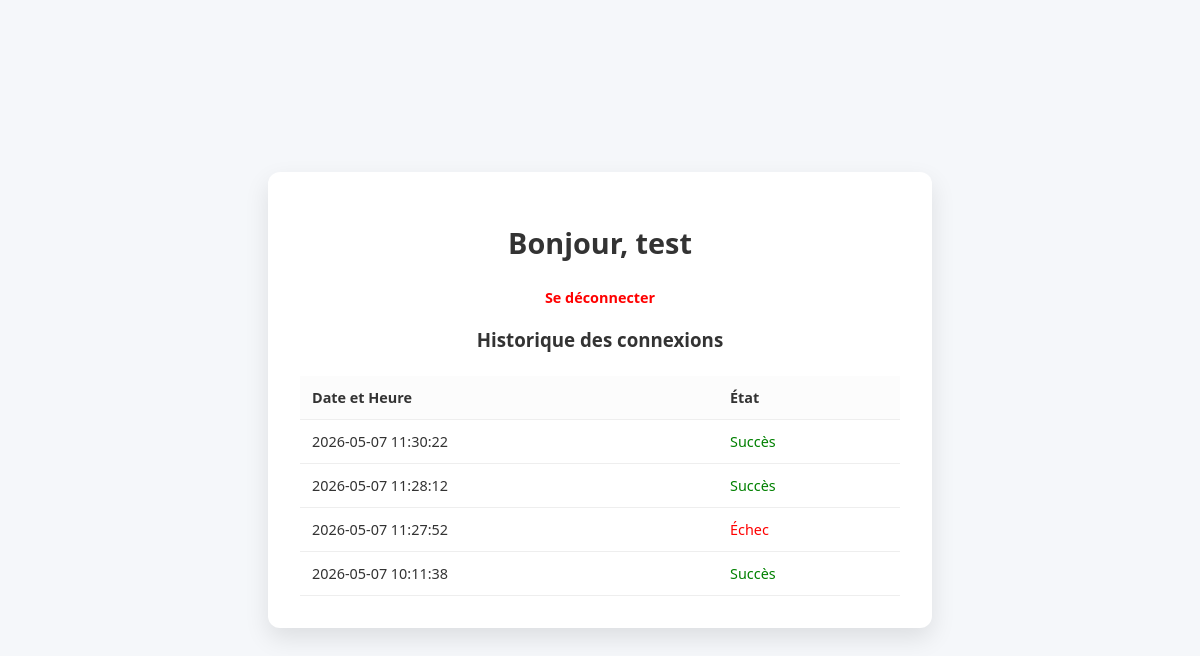
Page /page_protegee.php (signed in) on the committed database.
### tables this page shows
CREATE TABLE IF NOT EXISTS `historique_connexions` (
  `id` int NOT NULL AUTO_INCREMENT,
  `identifiant` varchar(50) NOT NULL,
  `date_heure` datetime DEFAULT CURRENT_TIMESTAMP,
  `connexion_reussie` tinyint(1) NOT NULL,
  PRIMARY KEY (`id`)
);

### page_protegee.php (the view, shortened to what this page needs)
<?php
require 'config/connexion_bdd.php';
$id_user = $_SESSION['user'];
$stmt = $pdo->prepare("SELECT date_heure, connexion_reussie FROM historique_connexions WHERE identifiant = ? ORDER BY date_heure DESC");
$stmt->execute([$id_user]);
$logs = $stmt->fetchAll();
?>
<!DOCTYPE html>
<html lang="fr">
<head>
    <link rel="stylesheet" href="styles/styles.css">
</head>
<body>
    <div class="container" style="max-width: 600px;">
        <h1>Bonjour, <?= htmlspecialchars($id_user) ?></h1>
        <a href="deconnexion.php" style="color:red; font-weight:bold;">Se déconnecter</a>
        <h3>Historique des connexions</h3>
        <table>
            <thead>
                <tr><th>Date et Heure</th><th>État</th></tr>
            </thead>
            <tbody>
                <?php foreach ($logs as $l): ?>
                <tr>
                    <td><?= $l['date_heure'] ?></td>
                    <td style="color: <?= $l['connexion_reussie'] ? 'green' : 'red' ?>;">
                        <?= $l['connexion_reussie'] ? 'Succès' : 'Échec' ?>
                    </td>
                </tr>
                <?php endforeach; ?>
            </tbody>
        </table>
    </div>
</body>
</html>

### styles/styles.css (style rules this page uses)
:root { --primary-color: #4b8552; --danger-color: #e74c3c; --success-color: #7bab8f; --bg-color: #f5f7fa; --text-color: #333; }
body { font-family: 'Segoe UI', Tahoma, Geneva, Verdana, sans-serif; background-color: var(--bg-color); color: var(--text-color); margin: 0; display: flex; justify-content: center; align-items: center; min-height: 100vh; }
.container { background: #ffffff; width: 100%; max-width: 450px; padding: 2rem; border-radius: 12px; box-shadow: 0 10px 25px rgba(0,0,0,0.1); text-align: center; }
h1 { margin-bottom: 1.5rem; font-size: 1.8rem; }
table { width: 100%; border-collapse: collapse; margin-top: 1.5rem; }
th, td { padding: 12px; border-bottom: 1px solid #eee; font-size: 0.9rem; text-align: left; }
th { background: #fcfcfc; }
a { color: var(--primary-color); text-decoration: none; font-size: 0.9rem; }

### rows in the picture
historique_connexions: date_heure "2026-05-07 11:30:22", connexion_reussie "Succès"
historique_connexions: date_heure "2026-05-07 11:28:12", connexion_reussie "Succès"
historique_connexions: date_heure "2026-05-07 11:27:52", connexion_reussie "Échec"
historique_connexions: date_heure "2026-05-07 10:11:38", connexion_reussie "Succès"

### other values in the picture
$id_user "test"
